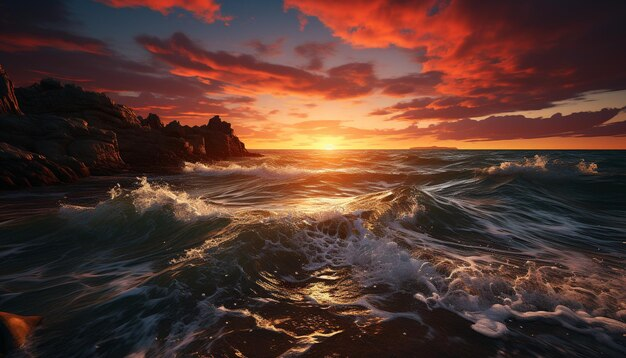
#> input picture sun.jpg, 626 x 358 px
$ python Dilation.py
#> lines starting #> are read from the running program, lines starting #| are printed output that depends on the picture
import cv2
import numpy as np

img = cv2.imread('sun.jpg')
#> img is the input picture: shape (358, 626, 3); mean B, G, R 47.1, 55.6, 86.1
#add the pixel dilation
#remove the pixel erosion

# Check if the image is loaded successfully
if img is None:
    print("Error: Image not loaded.")
else:
    # Display the input image
    cv2.imshow('Input Image', img)

    # Define the kernel for erosion and dilation
    #kernel also known as a structuring element)
    kernel = np.ones((5, 5), np.uint8)  #8bit range 0 to 255
   #np.ones is a function from the NumPy library in Python, and it is used to create an array or matrix filled with ones.
    # Perform erosion
    img_erosion = cv2.erode(img, kernel, iterations=2)
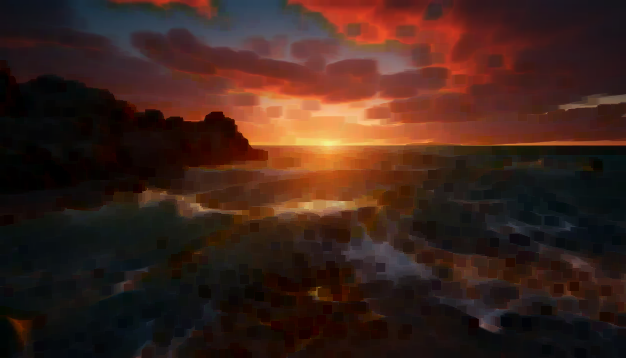
#> img_erosion: shape (358, 626, 3); mean B, G, R 27.1, 35.1, 61.1
    cv2.imshow('Erosion', img_erosion)

    # Perform dilation
    img_dilation = cv2.dilate(img, kernel, iterations=2)
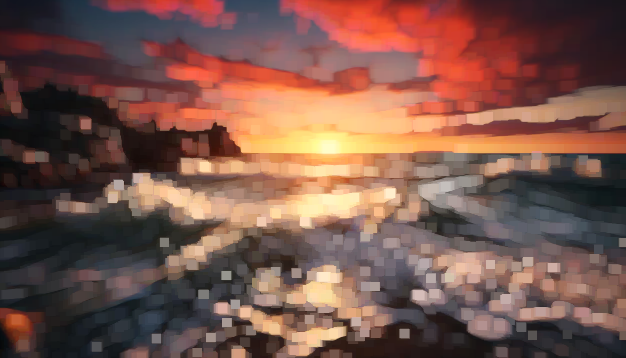
#> img_dilation: shape (358, 626, 3); mean B, G, R 75.2, 85.4, 121.3
    cv2.imshow('Dilation', img_dilation)

    # Wait for a key event and close all windows if 'w' is pressed
    if cv2.waitKey(0) & 0xFF == ord('w'):
#> (key Esc is pressed here)
        cv2.destroyAllWindows()
